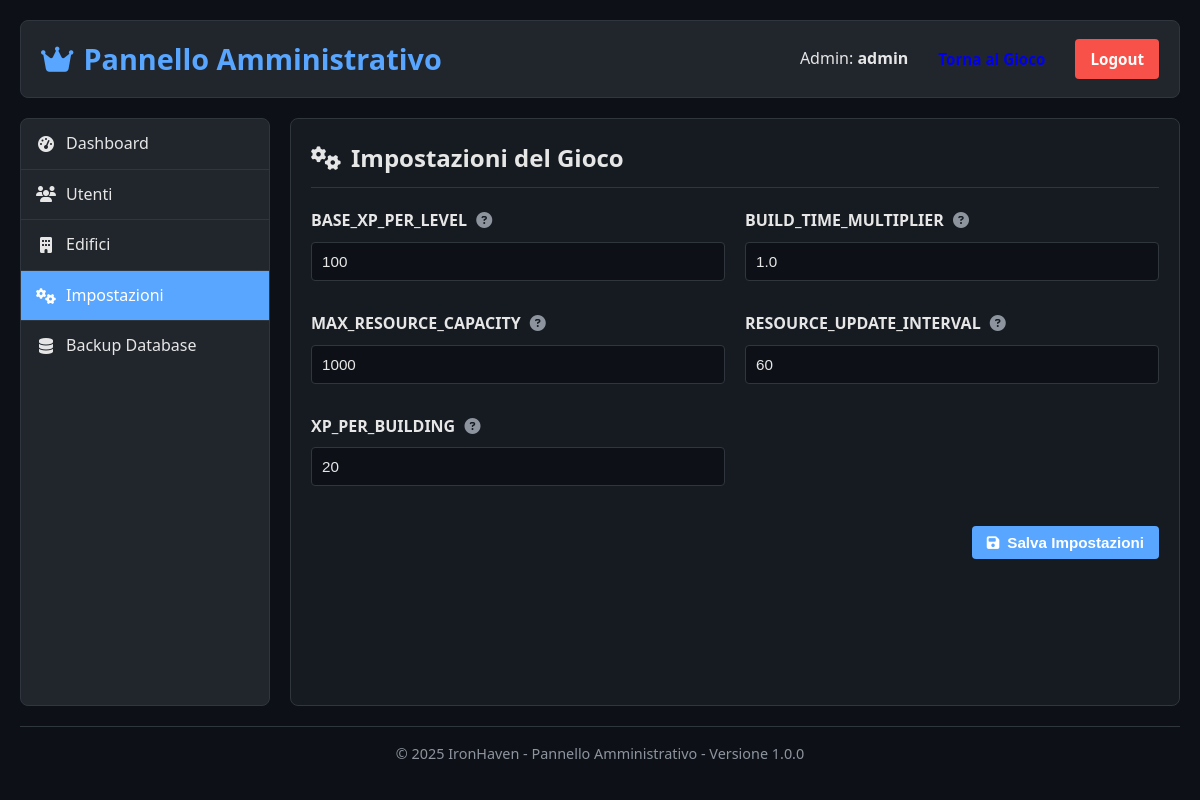
The page /admin.php?action=settings (signed in) on the database its author committed.
### tables this page shows
CREATE TABLE game_constants (
    constant_name VARCHAR(50) PRIMARY KEY,
    constant_value VARCHAR(255) NOT NULL,
    description TEXT
);

### admin.php (the view, shortened to what this page needs)
<?php
$username = $_SESSION['username'] ?? null;
$action = $_GET['action'] ?? 'dashboard';
function get_game_constants() {
    try {
        $pdo = db_connect();
        $stmt = $pdo->query('SELECT * FROM game_constants ORDER BY constant_name');
        return $stmt->fetchAll(PDO::FETCH_ASSOC);
    } catch (PDOException $e) {
        error_log("Errore nell'ottenere le costanti di gioco: " . $e->getMessage());
        return [];
    }
}
$constants = [];
$stats = [];
switch ($action) {
    case 'settings':
        $constants = get_game_constants();
        break;
}
?>
<!DOCTYPE html>
<html lang="it">
<head>
    <link rel="stylesheet" href="https://cdnjs.cloudflare.com/ajax/libs/font-awesome/6.5.1/css/all.min.css">
    <link rel="stylesheet" href="css/style.css">
    <link rel="stylesheet" href="css/admin.css">
</head>
<body>
    <div class="admin-container">
        <header class="admin-header">
            <h1><i class="fas fa-crown"></i> Pannello Amministrativo</h1>
            <div class="admin-user-info">
                <span class="welcome">Admin: <strong><?php echo htmlspecialchars($username); ?></strong></span>
                <a href="index.php" class="admin-btn">Torna al Gioco</a>
                <a href="#" class="admin-btn logout-btn" id="logout-btn">Logout</a>
            </div>
        </header>
        <div class="admin-content">
            <div class="admin-sidebar">
                <ul class="admin-menu">
                    <li class="<?php echo $action === 'dashboard' ? 'active' : ''; ?>">
                        <a href="admin.php?action=dashboard"><i class="fas fa-tachometer-alt"></i> Dashboard</a>
                    </li>
                    <li class="<?php echo $action === 'users' ? 'active' : ''; ?>">
                        <a href="admin.php?action=users"><i class="fas fa-users"></i> Utenti</a>
                    </li>
                    <li class="<?php echo $action === 'buildings' || $action === 'edit_building' ? 'active' : ''; ?>">
                        <a href="admin.php?action=buildings"><i class="fas fa-building"></i> Edifici</a>
                    </li>
                    <li class="<?php echo $action === 'settings' ? 'active' : ''; ?>">
                        <a href="admin.php?action=settings"><i class="fas fa-cogs"></i> Impostazioni</a>
                    </li>
                    <li>
                        <a href="admin.php?action=backup"><i class="fas fa-database"></i> Backup Database</a>
                    </li>
                </ul>
            </div>
            <div class="admin-main">
                <?php if ($action === 'dashboard'): ?>
                <div class="admin-section">
                    <h2><i class="fas fa-tachometer-alt"></i> Dashboard</h2>
                    <div class="stats-grid">
                        <div class="stat-card">
                            <div class="stat-icon"><i class="fas fa-users"></i></div>
                            <div class="stat-value"><?php echo $stats['total_users']; ?></div>
                            <div class="stat-label">Utenti Totali</div>
                        </div>
                        <div class="stat-card">
                            <div class="stat-icon"><i class="fas fa-user-clock"></i></div>
                            <div class="stat-value"><?php echo $stats['active_users']; ?></div>
                            <div class="stat-label">Utenti Attivi (7 giorni)</div>
                        </div>
                        <div class="stat-card">
                            <div class="stat-icon"><i class="fas fa-building"></i></div>
                            <div class="stat-value"><?php echo $stats['total_buildings']; ?></div>
                            <div class="stat-label">Edifici Costruiti</div>
                        </div>
                        <div class="stat-card">
                            <div class="stat-icon"><i class="fas fa-chart-line"></i></div>
                            <div class="stat-value"><?php echo number_format($stats['avg_buildings'], 1); ?></div>
                            <div class="stat-label">Media Edifici/Utente</div>
                        </div>
                        <div class="stat-card">
                            <div class="stat-icon"><i class="fas fa-star"></i></div>
                            <div class="stat-value"><?php echo number_format($stats['avg_level'], 1); ?></div>
                            <div class="stat-label">Livello Medio</div>
                        </div>
                        <div class="stat-card">
                            <div class="stat-icon"><i class="fas fa-trophy"></i></div>
                            <div class="stat-value"><?php echo isset($stats['top_building']['name']) ? htmlspecialchars($stats['top_building']['name']) : 'N/A'; ?></div>
                            <div class="stat-label">Edificio Più Popolare</div>
                        </div>
                    </div>
                    <div class="admin-quick-links">
                        <h3>Azioni Rapide</h3>
                        <div class="quick-links-grid">
                            <a href="admin.php?action=users" class="quick-link-card">
                                <i class="fas fa-users"></i>
                                <span>Gestisci Utenti</span>
                            </a>
                            <a href="admin.php?action=buildings" class="quick-link-card">
                                <i class="fas fa-building"></i>
                                <span>Gestisci Edifici</span>
                            </a>
                            <a href="admin.php?action=settings" class="quick-link-card">
                                <i class="fas fa-cogs"></i>
                                <span>Impostazioni</span>
                            </a>
                            <a href="admin.php?action=backup" class="quick-link-card">
                                <i class="fas fa-database"></i>
                                <span>Backup Database</span>
                            </a>
                        </div>
                    </div>
                </div>
                <?php elseif ($action === 'settings'): ?>
                <div class="admin-section">
                    <h2><i class="fas fa-cogs"></i> Impostazioni del Gioco</h2>
                    <form action="admin.php?action=settings" method="post" class="admin-form">
                        <div class="form-grid">
                            <?php foreach ($constants as $constant): ?>
                            <div class="form-group">
                                <label for="<?php echo $constant['constant_name']; ?>">
                                    <?php echo htmlspecialchars($constant['constant_name']); ?>
                                    <span class="form-help" title="<?php echo htmlspecialchars($constant['description']); ?>">
                                        <i class="fas fa-question-circle"></i>
                                    </span>
                                </label>
                                <input type="text"
                                       id="<?php echo $constant['constant_name']; ?>"
                                       name="constants[<?php echo $constant['constant_name']; ?>]"
                                       value="<?php echo htmlspecialchars($constant['constant_value']); ?>"
                                       required>
                            </div>
                            <?php endforeach; ?>
                        </div>
                        <div class="form-buttons">
                            <button type="submit" name="update_settings" class="admin-btn primary-btn">
                                <i class="fas fa-save"></i> Salva Impostazioni
                            </button>
                        </div>
                    </form>
                </div>
                <?php endif; ?>
            </div>
        </div>
        <footer class="admin-footer">
            <p>&copy; <?php echo date('Y'); ?> <?php echo SITE_NAME; ?> - Pannello Amministrativo - Versione <?php echo GAME_VERSION; ?></p>
        </footer>
    </div>
</body>
</html>

### css/style.css (style rules this page uses)
* { margin: 0; padding: 0; box-sizing: border-box; }
body { font-family: 'Segoe UI', Tahoma, Geneva, Verdana, sans-serif; background-color: #0d1117; color: #e6e6e6; line-height: 1.6; }
header { display: flex; justify-content: space-between; align-items: center; padding: 10px 0; margin-bottom: 20px; border-bottom: 1px solid #30363d; }
header h1 { color: #58a6ff; font-size: 2rem; }
.welcome { font-size: 1rem; }
.login-btn, .register-btn, .logout-btn { padding: 8px 15px; border-radius: 4px; text-decoration: none; font-weight: bold; cursor: pointer; transition: all 0.3s ease; }
.logout-btn { background-color: #f85149; color: white; }
footer { margin-top: 30px; padding: 15px 0; border-top: 1px solid #30363d; text-align: center; color: #8d949e; font-size: 0.9rem; }
.form-group { margin-bottom: 15px; }
.form-group label { display: block; margin-bottom: 5px; color: #c9d1d9; }
.form-group input { width: 100%; padding: 10px; border-radius: 4px; border: 1px solid #30363d; background-color: #0d1117; color: #e6e6e6; }

### css/admin.css (style rules this page uses)
:root { --admin-bg: #0d1117; --admin-content-bg: #161b22; --admin-sidebar-bg: #21262d; --admin-header-bg: #21262d; --admin-border: #30363d; --admin-text: #e6e6e6; --admin-text-muted: #8d949e; --admin-primary: #58a6ff; --admin-success: #2ea043; --admin-warning: #f0883e; --admin-danger: #f85149; --admin-input-bg: #0d1117; }
.admin-container { max-width: 1400px; margin: 0 auto; padding: 20px; min-height: 100vh; display: flex; flex-direction: column; background-color: var(--admin-bg); color: var(--admin-text); }
.admin-header { display: flex; justify-content: space-between; align-items: center; padding: 15px 20px; background-color: var(--admin-header-bg); border-radius: 8px; margin-bottom: 20px; border: 1px solid var(--admin-border); }
.admin-header h1 { color: var(--admin-primary); font-size: 1.8rem; display: flex; align-items: center; gap: 10px; }
.admin-user-info { display: flex; align-items: center; gap: 15px; }
.admin-content { display: flex; flex: 1; gap: 20px; margin-bottom: 20px; }
.admin-sidebar { width: 250px; background-color: var(--admin-sidebar-bg); border-radius: 8px; border: 1px solid var(--admin-border); overflow: hidden; flex-shrink: 0; }
.admin-main { flex: 1; background-color: var(--admin-content-bg); border-radius: 8px; border: 1px solid var(--admin-border); padding: 20px; overflow: hidden; }
.admin-footer { text-align: center; padding: 15px 0; color: var(--admin-text-muted); font-size: 0.9rem; border-top: 1px solid var(--admin-border); margin-top: auto; }
.admin-menu { list-style: none; padding: 0; margin: 0; }
.admin-menu li { border-bottom: 1px solid var(--admin-border); }
.admin-menu li:last-child { border-bottom: none; }
.admin-menu li a { display: flex; align-items: center; gap: 10px; padding: 12px 15px; color: var(--admin-text); text-decoration: none; transition: all 0.3s ease; }
.admin-menu li a i { width: 20px; text-align: center; }
.admin-menu li.active a { background-color: var(--admin-primary); color: white; }
.admin-btn { padding: 8px 15px; border-radius: 4px; border: none; font-size: 0.95rem; font-weight: bold; cursor: pointer; transition: all 0.3s ease; display: inline-flex; align-items: center; gap: 8px; text-decoration: none; }
.admin-btn i { font-size: 0.9rem; }
.primary-btn { background-color: var(--admin-primary); color: white; }
.admin-section { margin-bottom: 30px; }
.admin-section h2 { font-size: 1.5rem; margin-bottom: 20px; color: var(--admin-text); border-bottom: 1px solid var(--admin-border); padding-bottom: 10px; display: flex; align-items: center; gap: 10px; }
.admin-form { max-width: 100%; }
.form-grid { display: grid; grid-template-columns: repeat(auto-fill, minmax(300px, 1fr)); gap: 20px; margin-bottom: 30px; }
.form-group { margin-bottom: 10px; }
.form-group label { display: block; margin-bottom: 8px; color: var(--admin-text); font-weight: bold; }
.form-help { display: inline-block; margin-left: 5px; color: var(--admin-text-muted); cursor: help; }
.form-group input[type="text"], .form-group input[type="email"], .form-group input[type="password"], .form-group input[type="number"], .form-group select, .form-group textarea { width: 100%; padding: 10px; border-radius: 4px; border: 1px solid var(--admin-border); background-color: var(--admin-input-bg); color: var(--admin-text); font-size: 0.95rem; }
.form-buttons { display: flex; gap: 10px; justify-content: flex-end; }

### rows shown on the page
game_constants: constant_name "BASE_XP_PER_LEVEL", constant_value "100"
game_constants: constant_name "BUILD_TIME_MULTIPLIER", constant_value "1.0"
game_constants: constant_name "MAX_RESOURCE_CAPACITY", constant_value "1000"
game_constants: constant_name "RESOURCE_UPDATE_INTERVAL", constant_value "60"
game_constants: constant_name "XP_PER_BUILDING", constant_value "20"

### other values the page prints
$username "admin"
SITE_NAME "IronHaven"
GAME_VERSION "1.0.0"
